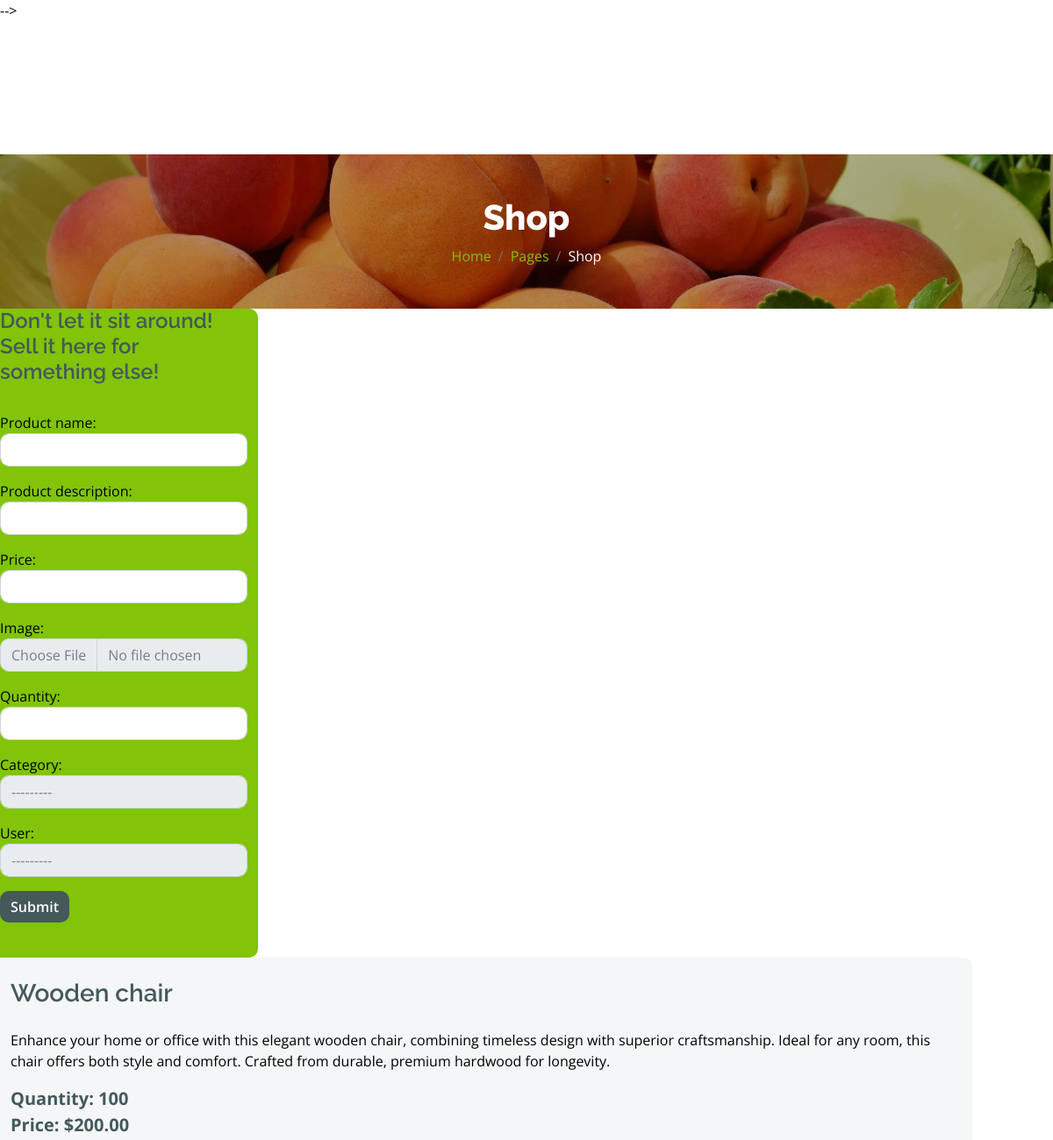
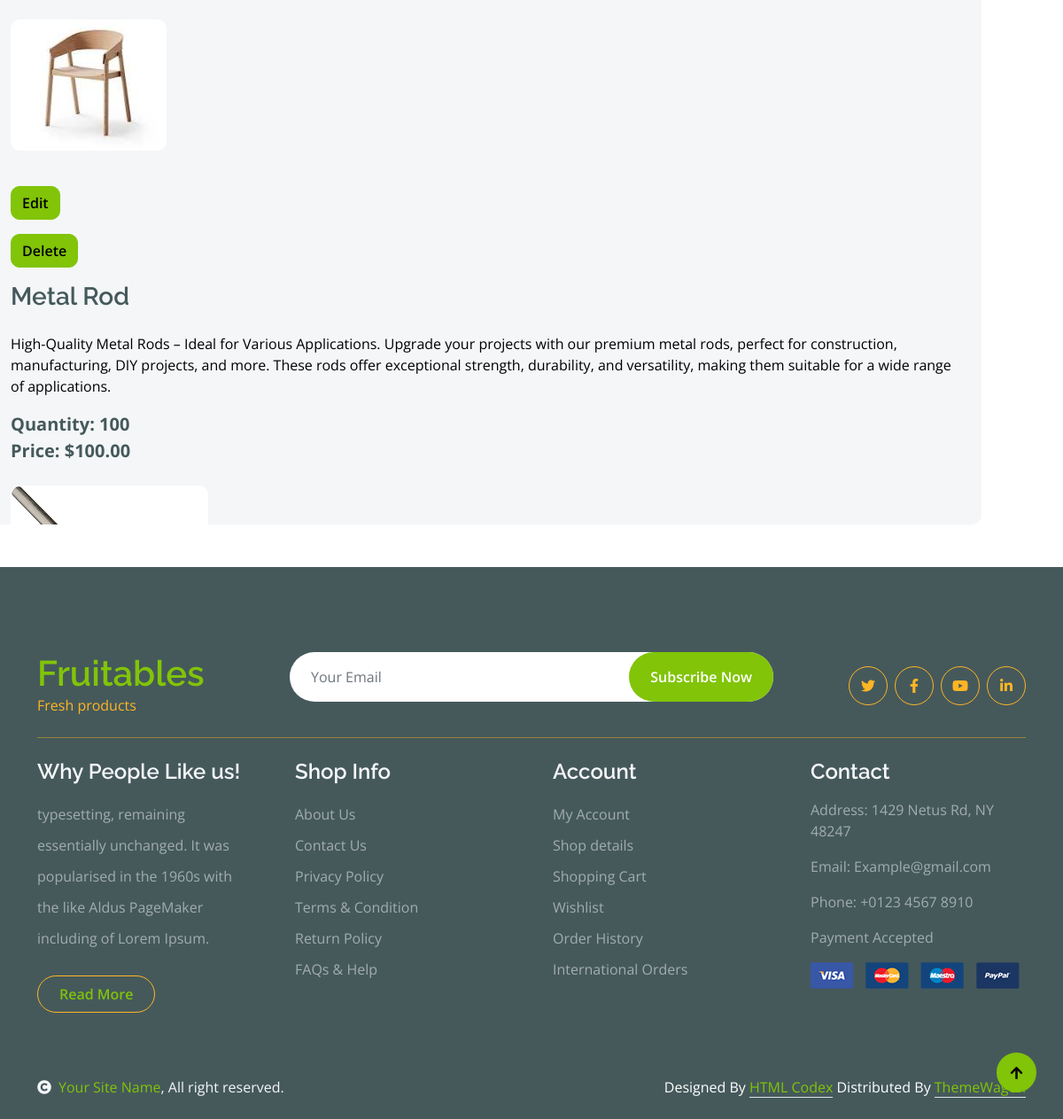
/product_crud/, run on the app's committed database (2 pictures, top to bottom).
### user_details/models.py (models this page shows)
class Member(User):
    user_id = models.IntegerField(unique=True, primary_key=True)
    address = models.TextField()
    city=models.CharField(default='Windsor', max_length=200)
    mobile_no=PhoneNumberField(unique=True)
    country=models.CharField(default='Canada', max_length=200)
    coin_balance=models.IntegerField(default=0)

### product/models.py (models this page shows, shortened)
class Product(models.Model):
    CATEGORY_CHOICES = [
        ('PAPER', 'Paper'),
        ('PLASTIC', 'Plastic'),
        ('GLASS', 'Glass'),
        ('METAL', 'Metal'),
        ('ELECTRONICS', 'Electronics'),
        ('ORGANIC', 'Organic'),
        ('TEXTILES', 'Textiles'),
        ('BATTERIES', 'Batteries'),
        ('WOOD', 'Wood'),
        ('RUBBER', 'Rubber'),
        ('MIXED_MATERIALS', 'Mixed Materials'),
    ]
    product_id = models.AutoField(primary_key=True)
    product_name = models.CharField(max_length=255)
    product_description = models.TextField()
    image = models.ImageField(upload_to='img/')
    quantity = models.IntegerField()
    price = models.DecimalField(max_digits=10, decimal_places=2)
    category = models.CharField(max_length=50, choices=CATEGORY_CHOICES)
    user = models.ForeignKey(Member, on_delete=models.CASCADE)

### product_crud/views.py (the view)
# urls.py: path('', views.product_details, name='product_details'),
def product_details(request):
    if request.method == 'POST':
        form = ProductForm(request.POST, request.FILES)
        if form.is_valid():
            form.save()
            form = ProductForm()
    else:
        form = ProductForm()
    products = Product.objects.all()
    categories = Product.objects.values_list('category', flat=True).distinct()
    return render(request, 'products_crud/products_crud.html', {'form': form, 'products': products, 'categories': categories})

### product_crud/forms.py
class ProductForm(forms.ModelForm):
    class Meta:
        model = Product
        fields = ['product_name', 'product_description', 'price', 'image', 'quantity', 'price', 'category', 'user']
        widgets = {
            'product_name': forms.TextInput(attrs={'class': 'form-control'}),
            'product_description': forms.TextInput(attrs={'class': 'form-control'}),
            'price': forms.TextInput(attrs={'class': 'form-control'}),
            'image': forms.FileInput(attrs={'class': 'form-control'}),
            'quantity': forms.TextInput(attrs={'class': 'form-control'}),
            'category': forms.Select(attrs={'class': 'form-control'}),
            'user': forms.Select(attrs={'class': 'form-control'}),
        }

### product_crud/templates/products_crud/products_crud.html (shortened to what this page needs)
<html lang="en">
    <head>
        <link rel="stylesheet" href="https://use.fontawesome.com/releases/v5.15.4/css/all.css"/>
        <link href="https://cdn.jsdelivr.net/npm/bootstrap-icons@1.4.1/font/bootstrap-icons.css" rel="stylesheet">
        <link href="lib/lightbox/css/lightbox.min.css" rel="stylesheet">
        <link href="lib/owlcarousel/assets/owl.carousel.min.css" rel="stylesheet">
        <link href="../../static/product_crud/css/bootstrap.min.css" rel="stylesheet">
        <link href="../../static/product_crud/css/style.css" rel="stylesheet">
    </head>
    <body>
        -->
        <div class="container-fluid page-header py-5">
            <h1 class="text-center text-white display-6">Shop</h1>
            <ol class="breadcrumb justify-content-center mb-0">
                <li class="breadcrumb-item"><a href="#">Home</a></li>
                <li class="breadcrumb-item"><a href="#">Pages</a></li>
                <li class="breadcrumb-item active text-white">Shop</li>
            </ol>
        </div>
        <div class="row">
    <div class="col-lg-1 col-lg-3 bg-primary rounded">
        <h4>Don't let it sit around! Sell it here for something else!</h4>
                        <form class="py-4" method="post">
                            {{ form.as_p }}
                            <div class="px-8 py-8">
                                <button class="btn btn-dark border-0 p-lg-10" type="submit">Submit
                                </button>
                            </div>
                        </form>
    </div>
    <div class="col-lg-4 col-lg-9 testimonial-item img-border-radius bg-light rounded p-4 div-scroll" style="border-left:500px">
       {% for product in products %}
        <h3 class="mb-4">{{  product.product_name }}</h3>
            <p>{{ product.product_description }}</p>
            <div class="d-flex justify-content-between flex-lg-wrap">
            <p class="text-dark fs-5 fw-bold mb-0"> Quantity: {{  product.quantity }}</p>
            </div>
            <div class="d-flex justify-content-between flex-lg-wrap">
            <p class="text-dark fs-5 fw-bold mb-0">Price: ${{ product.price }}</p>
            </div>
           <br>
            <img class="img-fluid rounded" src="{{ product.image }}" alt="{{ product.name }}" />
           <br>
           <br>
           <button class="btn btn-primary mt-3" onclick="editProduct('{{ product.product_id }}', '{{ product.product_name }}', '{{ product.product_description }}', '{{ product.quantity }}', '{{ product.price }}', '{{ product.image }}', '{{ product.category }}')">Edit</button>
           <form action="{% url 'product_delete' product.product_id  %}" method="POST">
           <button class="btn btn-primary mt-3">Delete</button>
           </form>
        {% endfor %}
       </div>
    </div>
        <div class="container-fluid bg-dark text-white-50 footer pt-5 mt-5">
            <div class="container py-5">
                <div class="pb-4 mb-4" style="border-bottom: 1px solid rgba(226, 175, 24, 0.5) ;">
                    <div class="row g-4">
                        <div class="col-lg-3">
                            <a href="#">
                                <h1 class="text-primary mb-0">Fruitables</h1>
                                <p class="text-secondary mb-0">Fresh products</p>
                            </a>
                        </div>
                        <div class="col-lg-6">
                            <div class="position-relative mx-auto">
                                <input class="form-control border-0 w-100 py-3 px-4 rounded-pill" type="number" placeholder="Your Email">
                                <button type="submit" class="btn btn-primary border-0 border-secondary py-3 px-4 position-absolute rounded-pill text-white" style="top: 0; right: 0;">Subscribe Now</button>
                            </div>
                        </div>
                        <div class="col-lg-3">
                            <div class="d-flex justify-content-end pt-3">
                                <a class="btn  btn-outline-secondary me-2 btn-md-square rounded-circle" href=""><i class="fab fa-twitter"></i></a>
                                <a class="btn btn-outline-secondary me-2 btn-md-square rounded-circle" href=""><i class="fab fa-facebook-f"></i></a>
                                <a class="btn btn-outline-secondary me-2 btn-md-square rounded-circle" href=""><i class="fab fa-youtube"></i></a>
                                <a class="btn btn-outline-secondary btn-md-square rounded-circle" href=""><i class="fab fa-linkedin-in"></i></a>
                            </div>
                        </div>
                    </div>
                </div>
                <div class="row g-5">
                    <div class="col-lg-3 col-md-6">
                        <div class="footer-item">
                            <h4 class="text-light mb-3">Why People Like us!</h4>
                            <p class="mb-4">typesetting, remaining essentially unchanged. It was
                                popularised in the 1960s with the like Aldus PageMaker including of Lorem Ipsum.</p>
                            <a href="" class="btn border-secondary py-2 px-4 rounded-pill text-primary">Read More</a>
                        </div>
                    </div>
                    <div class="col-lg-3 col-md-6">
                        <div class="d-flex flex-column text-start footer-item">
                            <h4 class="text-light mb-3">Shop Info</h4>
                            <a class="btn-link" href="">About Us</a>
                            <a class="btn-link" href="">Contact Us</a>
                            <a class="btn-link" href="">Privacy Policy</a>
                            <a class="btn-link" href="">Terms & Condition</a>
                            <a class="btn-link" href="">Return Policy</a>
                            <a class="btn-link" href="">FAQs & Help</a>
                        </div>
                    </div>
                    <div class="col-lg-3 col-md-6">
                        <div class="d-flex flex-column text-start footer-item">
                            <h4 class="text-light mb-3">Account</h4>
                            <a class="btn-link" href="">My Account</a>
                            <a class="btn-link" href="">Shop details</a>
                            <a class="btn-link" href="">Shopping Cart</a>
                            <a class="btn-link" href="">Wishlist</a>
                            <a class="btn-link" href="">Order History</a>
                            <a class="btn-link" href="">International Orders</a>
                        </div>
                    </div>
                    <div class="col-lg-3 col-md-6">
                        <div class="footer-item">
                            <h4 class="text-light mb-3">Contact</h4>
                            <p>Address: 1429 Netus Rd, NY 48247</p>
                            <p>Email: Example@gmail.com</p>
                            <p>Phone: +0123 4567 8910</p>
                            <p>Payment Accepted</p>
                            <img src="img/payment.png" class="img-fluid" alt="">
                        </div>
                    </div>
                </div>
            </div>
        </div>
        <div class="container-fluid copyright bg-dark py-4">
            <div class="container">
                <div class="row">
                    <div class="col-md-6 text-center text-md-start mb-3 mb-md-0">
                        <span class="text-light"><a href="#"><i class="fas fa-copyright text-light me-2"></i>Your Site Name</a>, All right reserved.</span>
                    </div>
                    <div class="col-md-6 my-auto text-center text-md-end text-white">
                        Designed By <a class="border-bottom" href="https://htmlcodex.com">HTML Codex</a> Distributed By <a class="border-bottom" href="https://themewagon.com">ThemeWagon</a>
                    </div>
                </div>
            </div>
        </div>
        <a href="#" class="btn btn-primary border-3 border-primary rounded-circle back-to-top"><i class="fa fa-arrow-up"></i></a>
    </body>
</html>

### product_crud/static/product_crud/css/style.css (style rules this page uses)
.back-to-top { position: fixed; right: 30px; bottom: 30px; display: flex; width: 45px; height: 45px; align-items: center; justify-content: center; transition: 0.5s; z-index: 99; }
.btn { font-weight: 600; transition: .5s; }
.div-scroll { overflow-y:scroll; height: 800px; width:1120px; }
.btn-md-square { width: 44px; height: 44px; }
.btn-square, .btn-sm-square, .btn-md-square, .btn-lg-square { padding: 0; display: flex; align-items: center; justify-content: center; font-weight: normal; }
.btn.border-secondary { transition: 0.5s; }
.page-header { position: relative; background: linear-gradient(rgba(0, 0, 0, 0.3), rgba(0, 0, 0, 0.3)), url(../img/cart-page-header-img.jpg); background-position: center center; background-repeat: no-repeat; background-size: cover; }
@media (min-width: 992px) { .hero-header, .page-header { margin-top: 152px !important; } }
.footer .footer-item .btn-link { line-height: 35px; color: rgba(255, 255, 255, .5); transition: 0.5s; }
.footer .footer-item p.mb-4 { line-height: 35px; }

### data on the page
Member: user "---------"
Product: product_name "Wooden chair", product_description "Enhance your home or office with this elegant wooden chair, combining timeless design with superior craftsmanship. Ideal for any room, this chair offers both style and comfort. Crafted from durable, premium hardwood for longevity.", quantity "100", price "200.00", image (picture)
Product: product_name "Metal Rod", product_description "High-Quality Metal Rods – Ideal for Various Applications. Upgrade your projects with our premium metal rods, perfect for construction, manufacturing, DIY projects, and more. These rods offer exceptional strength, durability, and versatility, making them suitable for a wide range of applications.", quantity "100", price "100.00", image (picture)
